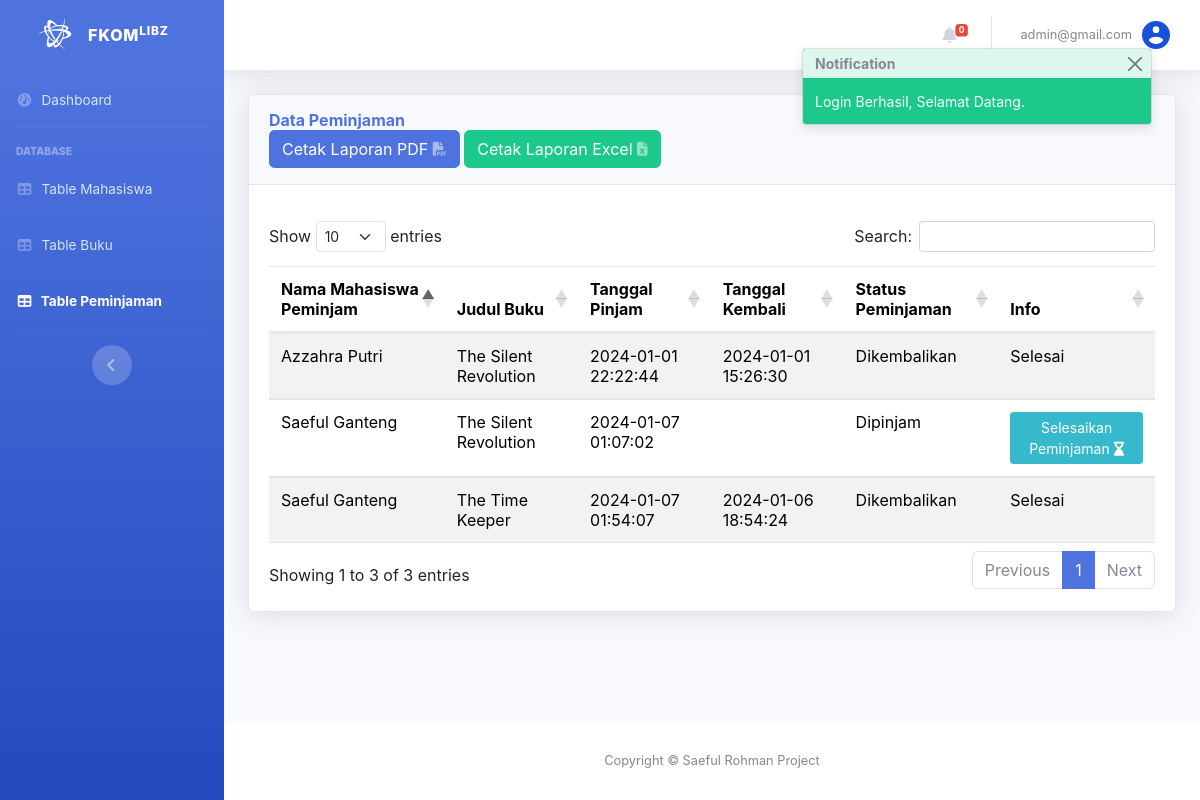
Screenshot of /admin/table_peminjaman.php (signed in) with the database file from the repository.
### tables this page shows
CREATE TABLE `peminjaman` (
  `ID_Peminjaman` int(11) NOT NULL,
  `ID_Mahasiswa` int(11) DEFAULT NULL,
  `Nama_mhs` varchar(255) NOT NULL,
  `ID_Buku` int(11) DEFAULT NULL,
  `Judul_buku` varchar(255) NOT NULL,
  `TanggalPinjam` datetime DEFAULT NULL,
  `TanggalKembali` timestamp NULL DEFAULT NULL,
  `StatusPeminjaman` enum('Dipinjam','Dikembalikan') DEFAULT NULL
);

### admin/table_peminjaman.php (the view, shortened to what this page needs)
<?php
require_once '../model/db_connect.php';
$query = "SELECT * FROM peminjaman";
$result = $conn->query($query);
$query_count_notifications = "SELECT COUNT(*) AS total FROM notifikasi WHERE StatusNotifikasi = 'Belum Dilihat'";
$result_count_notifications = $conn->query($query_count_notifications);
$row_count_notifications = $result_count_notifications->fetch_assoc();
$total_notifications = $row_count_notifications['total'];
include('../assets/view/resources_admin.php');
include('toast.php');
?>
<!DOCTYPE html>
<html lang="en">
<head>
</head>
<body id="page-top">
    <div id="wrapper">
        <ul class="navbar-nav bg-gradient-primary sidebar sidebar-dark accordion" id="accordionSidebar">
            <a class="sidebar-brand d-flex align-items-center justify-content-center" href="admin_dashboard.php">
                <div class="sidebar-brand-icon rotate-n-15">
                    <i class="fa-brands fa-battle-net"></i>
                </div>
                <div class="sidebar-brand-text mx-3">FKOM<sup>Libz</sup></div>
            </a>
            <hr class="sidebar-divider my-0">
            <li class="nav-item">
                <a class="nav-link" href="admin_dashboard.php">
                    <i class="fas fa-fw fa-tachometer-alt"></i>
                    <span>Dashboard</span></a>
            </li>
            <hr class="sidebar-divider">
            <div class="sidebar-heading">
                Database
            </div>
            <li class="nav-item">
                <a class="nav-link" href="table_mahasiswa.php">
                    <i class="fas fa-fw fa-table"></i>
                    <span>Table Mahasiswa</span></a>
            </li>
            <li class="nav-item">
                <a class="nav-link" href="table_buku.php">
                    <i class="fas fa-fw fa-table"></i>
                    <span>Table Buku</span></a>
            </li>
            <li class="nav-item active">
                <a class="nav-link" href="table_peminjaman.php">
                    <i class="fas fa-fw fa-table"></i>
                    <span>Table Peminjaman</span></a>
            </li>
            <hr class="sidebar-divider d-none d-md-block">
            <div class="text-center d-none d-md-inline">
                <button class="rounded-circle border-0" id="sidebarToggle"></button>
            </div>
        </ul>
        <div id="content-wrapper" class="d-flex flex-column">
            <div id="content">
                <nav class="navbar navbar-expand navbar-light bg-white topbar mb-4 static-top shadow">
                    <ul class="navbar-nav ml-auto">
                        <li class="nav-item dropdown no-arrow mx-1">
                            <a class="nav-link dropdown-toggle" href="#" id="alertsDropdown" role="button"
                                data-bs-toggle="modal" data-bs-target="#notifModal">
                                <i class="fas fa-bell fa-fw"></i>
                                <span class="badge badge-danger badge-counter">
                                    <?php echo $total_notifications; ?>
                                </span>
                            </a>
                        </li>
                        <li class="nav-item dropdown no-arrow">
                            <a class="nav-link dropdown-toggle" href="#" id="userDropdown" role="button"
                                data-bs-toggle="dropdown" aria-haspopup="true" aria-expanded="false">
                                <span class="mr-2 d-none d-lg-inline text-gray-600 small">
                                    <?php echo $_SESSION['admin_username']; ?>
                                </span>
                                <img class="img-profile rounded-circle" src="../assets/images/account.svg">
                            </a>
                        </li>
                    </ul>
                </nav>
                <div class="container-fluid">
                    <div class="card shadow mb-4">
                        <form method="post">
                            <div class="card-header py-3">
                                <h6 class="m-0 font-weight-bold text-primary">Data Peminjaman</h6>
                                <button type="button" class="btn btn-primary" onclick="exportToPDF()">Cetak Laporan PDF
                                    <i class="fas fa-file-pdf fa-sm text-white-50"></i></button>
                                <button type="button" class="btn btn-success" onclick="exportToExcel()">Cetak Laporan
                                    Excel <i class="fas fa-file-excel fa-sm text-white-50"></i></button>
                            </div>
                        </form>
                        <div class="card-body">
                            <div class="table-responsive">
                                <table id="tablepeminjaman" class="table table-striped" style="width:100%">
                                    <thead>
                                        <tr>
                                            <th>Nama Mahasiswa Peminjam</th>
                                            <th>Judul Buku</th>
                                            <th>Tanggal Pinjam</th>
                                            <th>Tanggal Kembali</th>
                                            <th>Status Peminjaman</th>
                                            <th>Info</th>
                                        </tr>
                                    </thead>
                                    <tbody>
                                        <?php
                                        while ($row = $result->fetch_assoc()) {
                                            ?>
                                            <tr>
                                                <td>
                                                    <?php echo ($row['Nama_mhs']); ?>
                                                </td>
                                                <td>
                                                    <?php echo ($row['Judul_buku']); ?>
                                                </td>
                                                <td>
                                                    <?php echo $row['TanggalPinjam']; ?>
                                                </td>
                                                <td>
                                                    <?php echo $row['TanggalKembali']; ?>
                                                </td>
                                                <td>
                                                    <?php echo $row['StatusPeminjaman']; ?>
                                                </td>
                                                <td>
                                                    <?php
                                                    if ($row['StatusPeminjaman'] == 'Dipinjam') {
                                                        ?>
                                                        <button type="button" class="btn btn-info btn-sm" data-bs-toggle="modal"
                                                            data-bs-target="#editModal_<?php echo $row['ID_Peminjaman']; ?>">Selesaikan
                                                            Peminjaman <i class="fa-solid fa-hourglass-end"></i></button>
                                                        <?php
                                                    } else {
                                                        ?>
                                                        <p>Selesai</p>
                                                        <?php
                                                    }
                                                    ?>
                                                </td>
                                            </tr>
                                            <?php
                                        }
                                        ?>
                                    </tbody>
                                </table>
                            </div>
                        </div>
                    </div>
                </div>
            </div>
            <footer class="sticky-footer bg-white">
                <div class="container my-auto">
                    <div class="copyright text-center my-auto">
                        <span>Copyright &copy; Saeful Rohman Project</span>
                    </div>
                </div>
            </footer>
        </div>
    </div>
</body>
</html>

### rows the page displays
peminjaman: Nama_mhs "Azzahra Putri", Judul_buku "The Silent Revolution", TanggalPinjam "2024-01-01 22:22:44", TanggalKembali "2024-01-01 15:26:30", StatusPeminjaman "Dikembalikan", shows "Selesai"
peminjaman: Nama_mhs "Saeful Ganteng", Judul_buku "The Silent Revolution", TanggalPinjam "2024-01-07 01:07:02", StatusPeminjaman "Dipinjam"
peminjaman: Nama_mhs "Saeful Ganteng", Judul_buku "The Time Keeper", TanggalPinjam "2024-01-07 01:54:07", TanggalKembali "2024-01-06 18:54:24", StatusPeminjaman "Dikembalikan", shows "Selesai"

### other values shown
$total_notifications "0"
$_SESSION['admin_username'] "admin@gmail.com"
